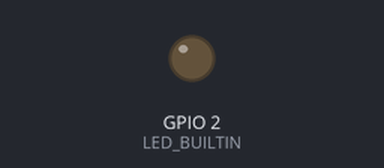
Recording of a sketch running on a simulated ESP32. Shown: output pins drawn as LEDs (lit = HIGH). WiFi joins after 1.5 s; servers stay silent unless stated; random numbers use the default seed unless the sketch sets one; web services answer with replies made up by the test bench; what the sketch prints to the serial monitor is not drawn.

Above: at 0.1 s.
At 1.6 s:
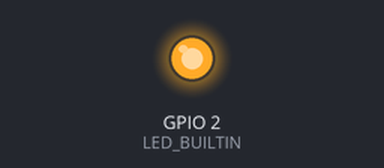
Timing chart, 0 to 3.1 s (numbered marks = the images above):
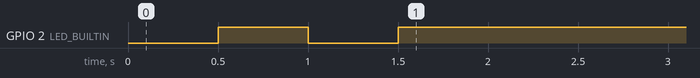

The sketch:

esp32Thingspeak.ino
```cpp
#include <WiFi.h>
#include <HTTPClient.h>

#define WIFI_STA_NAME "esp32Tester"
#define WIFI_STA_PASS "AJapirak"

void setup() {
  Serial.begin(115200);
  pinMode(LED_BUILTIN, OUTPUT);

  Serial.println();
  Serial.println();
  Serial.print("Connecting to ");
  Serial.println(WIFI_STA_NAME);

  WiFi.mode(WIFI_STA);
  WiFi.begin(WIFI_STA_NAME, WIFI_STA_PASS);

  while (WiFi.status() != WL_CONNECTED) {
    delay(500);
    Serial.print(".");
    digitalWrite(LED_BUILTIN, !digitalRead(LED_BUILTIN));
  }

  digitalWrite(LED_BUILTIN, HIGH);
  Serial.println("");
  Serial.println("WiFi connected");
  Serial.println("IP address: ");
  Serial.println(WiFi.localIP());

}

void loop() {

  int number = random(0, 100);
  String url =  "http://api.thingspeak.com/update?api_key=5T4WXGZFE1PZPS2K&field1=" + String(number);

  HTTPClient http;
  Serial.println("Send data" + String(url));
  http.begin(url);
  int httpCode = http.GET();
  if (httpCode == 200) {
    Serial.println("Success. code = " + String(httpCode));
  } else {
    Serial.println("Fail. error code = " + String(httpCode));
  }
  Serial.println("END");
  delay(20000);

}
```
